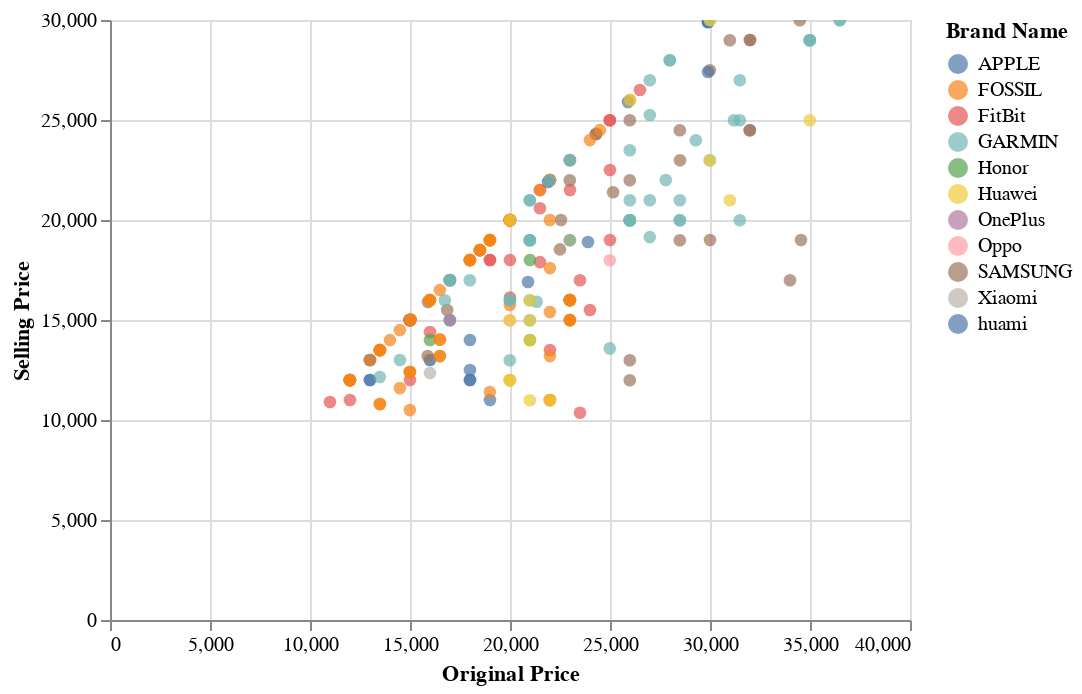

The code cell stored with this chart in its notebook:
### Code cell
alt.Chart(df_p).mark_point(filled=True,size=40).encode(x='Original Price',y='Selling Price',color='Brand Name',tooltip=['Brand Name', 'Selling Price', 'Original Price']).interactive()

### Figure 1 — Vega-Lite specification as saved in the notebook (floating-point values rounded to 4 significant figures; data arrays with more than 128 entries replaced by an {"elided": "..."} marker saying what was removed)
{"config": {"view": {"continuousWidth": 400, "continuousHeight": 300}}, "data": {"name": "data-38104b18042eec5b40b5a18c2f1252cf"}, "mark": {"type": "point", "filled": true, "size": 40}, "encoding": {"color": {"type": "nominal", "field": "Brand Name"}, "tooltip": [{"type": "nominal", "field": "Brand Name"}, {"type": "quantitative", "field": "Selling Price"}, {"type": "quantitative", "field": "Original Price"}], "x": {"type": "quantitative", "field": "Original Price"}, "y": {"type": "quantitative", "field": "Selling Price"}}, "selection": {"selector001": {"type": "interval", "bind": "scales", "encodings": ["x", "y"]}}, "$schema": "https://vega.github.io/schema/vega-lite/v4.8.1.json", "datasets": {"data-38104b18042eec5b40b5a18c2f1252cf": {"elided": "252 records"}}}
